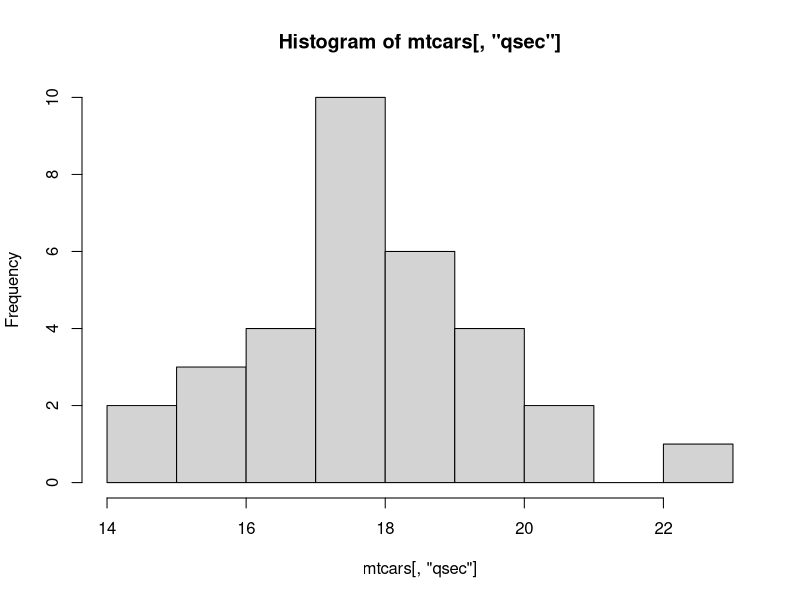
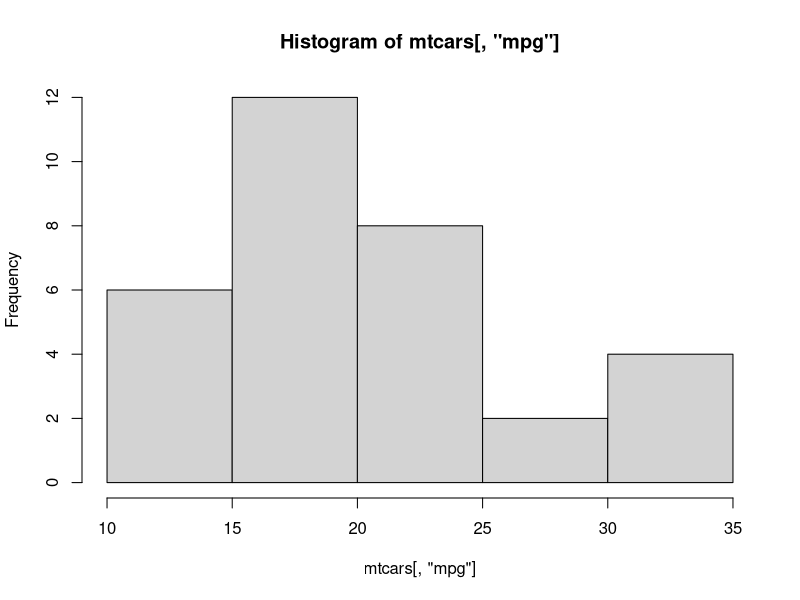
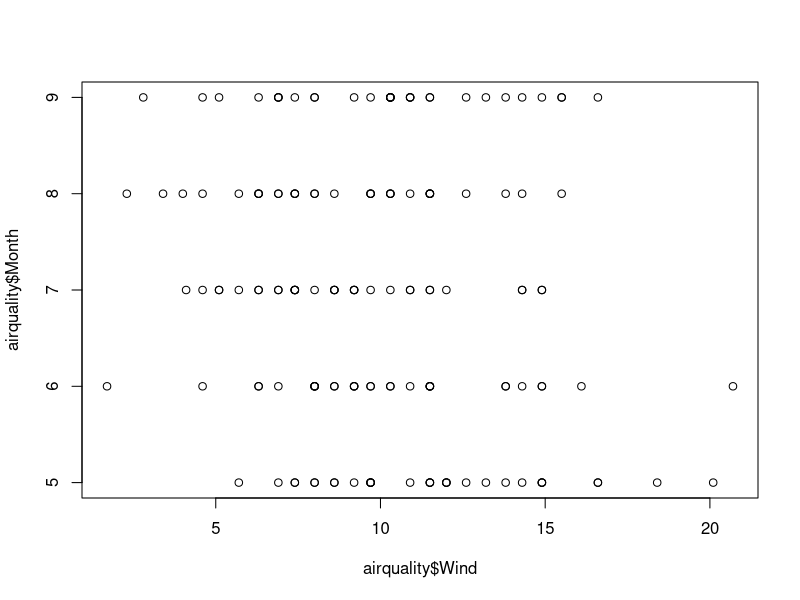

Reproduce these figures in R, in order.
# 4. Mean Difference
#   a.
#     i T-tests
## comparison of two means where normality assumed

## Test for normality
hist(mtcars[,"qsec"])
shapiro.test(mtcars[,"qsec"]) # Suggest data is normal

## independent groups with factor variable (am)
t.test(mtcars[,"qsec"] ~ mtcars[,"am"]) # no sig diff

## independent groups as two separate vectors
v0 <- mtcars[mtcars$am == 0, "qsec"] # qsec where am = 0
v1 <- mtcars[mtcars$am == 1, "qsec"] # qsec where am = 1
t.test(v0,v1) # same result

## if repeated measures use: t.test(v0,v1,paired=TRUE)


#     ii Mann Whitney
## comparison of two means where normality not assumed

## Test for normality
hist(mtcars[,"mpg"]) # Suggest data is not normal

wilcox.test(mtcars[,"mpg"] ~ mtcars[,"am"]) # manual cars have sig higher mpg


#   b. ANOVA / Kruskal-Wallis
#     i. Post-hoc analyses

## ANOVA similar to t-test but for multiple samples
## Kruskal-wallkis similar to Mann Whitney but for multiple samples

## ANOVA - normality assumed
plot(airquality$Wind , airquality$Month) # sample to be analysed
aov1 <- aov(Wind ~ Month, data = airquality) # put in variable for summary
summary(aov1) # sig diff between months, i.e. not one population
## Posthoc, e.g. bonferoni
pairwise.t.test(airquality$Wind , airquality$Month, p.adj = "bonf")
## shiows sig dif between months 5/7, 5/8
## Bonferoni tests adjust for multiple comparisons

## Kruskal-Wallis - normality not assumed
kwt1 <- kruskal.test(Ozone ~ Month, data = airquality)
kwt1 # sig, as it was with ANOVA. nb: 6.901e-06 = 6.901*10^-6 = 0.000006901
## Posthoc, e.g. bonferoni
pairwise.wilcox.test(airquality$Ozone, airquality$Month, 
                     p.adj="bonferroni",exact=F) # exact deals with ties
## shows sig dif beween months 5/7, 5/8, 9/6, 9/7

## More complex ANOVAs
## y~x1	      y is explained by x1 only, a one-way anova
## y~x1+x2	  y is explained by x1 and x2, a two-way anova
## y~x1+x2+x3	y is explained by x1, x2 and x3, a 3-way anova
## y~x1*x2	  y is explained by x1, x2 and also by the interaction between them



#   c. ANCOVA
## ANCOVA is similar to ANOVA but factors in a covariate, i.e. a variable
##    that is also assumed to explain part of variance in DV
## Assumed that Cov is independent of IV, i.e. t-test of CoV between IV groups
##    would be insig
## Need to read up on this

